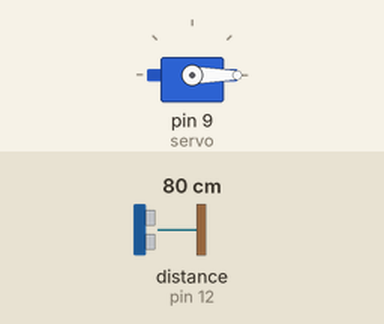
Simulated run of this sketch. Board: Arduino Uno, built with avr-gcc and run on an emulated ATmega328P. Parts: servo. Wiring (inferred from the names in the program): ultrasonic range finder: trigger pin 13; echo pin 12. The test bench sets the inputs (shaded band); at power-on: distance to the obstacle (sensor on pin 12) 80 cm. The echo pulse lasts 58.3 µs per cm.

Above: at 1.2 s.
1.3 s: distance to the obstacle (sensor on pin 12) set to 13 cm
2.8 s: distance to the obstacle (sensor on pin 12) set to 10 cm
At 3.6 s:
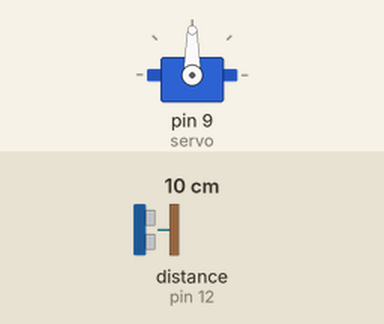
Timing chart, 0 to 5.8 s (numbered marks = the images above; inputs shaded):
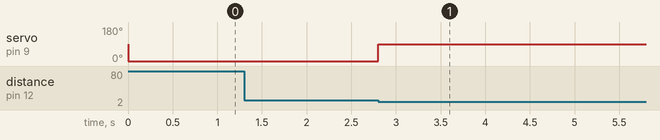

Measured:
- the behaviour switches between 12 and 11 cm on distance to the obstacle (sensor on pin 12) (found by bisection; images 0 and 1)
- after the input at 1.3 s, every drawn part: stays the same
- after the input at 2.8 s, servo on pin 9 (servo): 0° → 90° at once

The sketch:

sanitizerbin.ino
```cpp
#include <Servo.h>
Servo servo;
int trig = 13;
int echo = 12;
long dist;
long timet;

void setup()
{
  servo.attach(9);
  pinMode(trig, OUTPUT);
  pinMode(echo, INPUT);
}

void loop() {
  ultraSonic();
  servo.write(0);
  if(dist >=0 && dist <= 10){
  servo.write(90);
  }
}

void ultraSonic(){
  digitalWrite(trig, LOW);
  delayMicroseconds(2);
  digitalWrite(trig, HIGH);
  delayMicroseconds(10);
  digitalWrite(trig, LOW);
  timet = pulseIn(echo, HIGH);
  dist = timet*0.034/2;
  }
```
